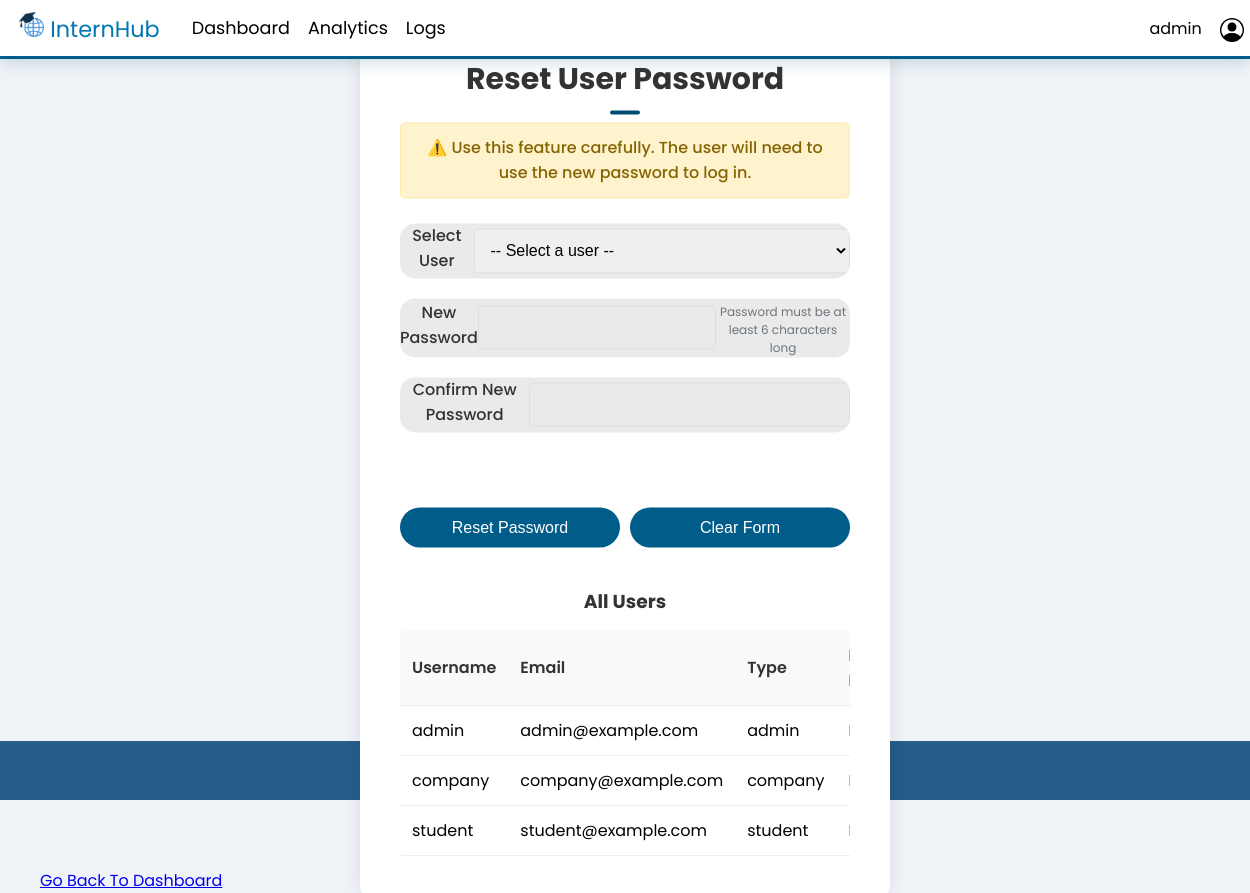
The app's page /pages/admin/reset_user_password.php (signed in) with its own data.
### tables this page shows
CREATE TABLE users (
    user_id INT AUTO_INCREMENT PRIMARY KEY,
    username VARCHAR(50) NOT NULL UNIQUE,
    email VARCHAR(100) NOT NULL UNIQUE,
    password_hash VARCHAR(255) NOT NULL,
    user_type_id INT NOT NULL,
    last_login TIMESTAMP NULL,
    created_at TIMESTAMP DEFAULT CURRENT_TIMESTAMP,
    updated_at TIMESTAMP DEFAULT CURRENT_TIMESTAMP ON UPDATE CURRENT_TIMESTAMP,
    FOREIGN KEY (user_type_id) REFERENCES user_types(type_id)
);

CREATE TABLE user_types (
    type_id INT AUTO_INCREMENT PRIMARY KEY,
    type_name VARCHAR(50) NOT NULL UNIQUE,
    type_description TEXT,
    created_at TIMESTAMP DEFAULT CURRENT_TIMESTAMP
);

### includes/config.php (called while the page is built, shortened)
<?php
function escape($data) {
    if (isset($data)) {
        return htmlspecialchars($data, ENT_QUOTES, 'UTF-8');
    } else {
        return '';
    }
}
?>

### pages/admin/reset_user_password.php (the view, shortened to what this page needs)
<?php
require_once '../../includes/config.php';
require_once '../../includes/header.php';
?>
<div class="admin-container">
    <?php require_once '../../includes/admin_back_to_dash.php'; ?>
    <div class="admin-content">
        <div class="form-box">
            <h1>Reset User Password</h1>
            <p class="warning-text">⚠️ Use this feature carefully. The user will need to use the new password to log in.</p>
            <form method="POST" action="" id="adminResetForm">
                <div class="input-group">
                    <div class="input-field">
                        <label for="target_user_id">Select User</label>
                        <select id="target_user_id" name="target_user_id" required>
                            <option value="">-- Select a user --</option>
                        </select>
                    </div>
                    <div class="input-field">
                        <label for="new_password">New Password</label>
                        <input type="password" id="new_password" name="new_password" required minlength="6">
                        <small>Password must be at least 6 characters long</small>
                    </div>
                    <div class="input-field">
                        <label for="confirm_password">Confirm New Password</label>
                        <input type="password" id="confirm_password" name="confirm_password" required minlength="6">
                    </div>
                </div>
                <div class="btn-field">
                    <button type="submit" name="admin_reset_password" class="btn-primary"
                            onclick="return confirm('Are you sure you want to reset this user\'s password?')">
                        Reset Password
                    </button>
                    <button type="button" class="btn-secondary" onclick="clearForm()">Clear Form</button>
                </div>
            </form>
            <div class="user-list">
                <h3>All Users</h3>
                <div class="users-table">
                    <table>
                        <thead>
                            <tr>
                                <th>Username</th>
                                <th>Email</th>
                                <th>Type</th>
                                <th>Last Login</th>
                            </tr>
                        </thead>
                        <tbody>
                            <?php
                            $users_with_login_sql = "SELECT u.username, u.email, ut.type_name, u.last_login
                                                   FROM users u
                                                   JOIN user_types ut ON u.user_type_id = ut.type_id
                                                   ORDER BY u.username";
                            $users_with_login_stmt = $db->prepare($users_with_login_sql);
                            $users_with_login_stmt->execute();
                            $users_with_login = $users_with_login_stmt->fetchAll();
                            foreach ($users_with_login as $user):
                            ?>
                                <tr>
                                    <td><?php echo escape($user['username']); ?></td>
                                    <td><?php echo escape($user['email']); ?></td>
                                    <td><?php echo escape($user['type_name']); ?></td>
                                    <td><?php echo $user['last_login'] ? date('Y-m-d H:i', strtotime($user['last_login'])) : 'Never'; ?></td>
                                </tr>
                            <?php endforeach; ?>
                        </tbody>
                    </table>
                </div>
            </div>
        </div>
    </div>
</div>
<?php
require_once '../../includes/footer.php';
?>

### assets/css/style.css (style rules this page uses)
body { font-family: 'Poppins', sans-serif; margin: 0; padding: 0; background-color: #f0f4f8; min-height: 100vh; display: flex; flex-direction: column; }
.form-box { width: 90%; max-width: 450px; position: absolute; top: 50%; left: 50%; transform: translate(-50%, -50%); background: #fff; padding: 20px 50px 40px; text-align: center; border-radius: 45px; box-shadow: 12px 12px 12px rgba(0, 0, 0, 0.1); }
.form-box h1 { font-size: 30px; margin-bottom: 60px; color: rgb(0, 92, 137); position: relative; }
.form-box h1::after { content: ''; width: 30px; height: 4px; border-radius: 5px; background: rgb(0, 78, 116); position: absolute; bottom: -12px; left: 50%; transform: translate(-50%); }
.input-field { background: #eaeaea; margin: 15px 0; border-radius: 15px; display: flex; align-items: center; max-height: 65px; transition: max-height 0.5s; overflow: hidden; }
input { width: 100%; background: transparent; border: 0; outline: 0; padding: 18px 15px; }
.btn-field { width: 100%; display: flex; justify-content: space-between; }
.btn-field button, .btn-field-center button { flex-basis: 48%; background: rgb(0, 92, 137); color: #fff; height: 40px; border-radius: 20px; border: 0; outline: 0; cursor: pointer; transition: background 1s; }
.input-group { height: fit-content; padding-bottom: 30px; }
.btn-primary { color: #fff; background-color: rgb(0, 92, 137); border-color: rgb(0, 92, 137); }

### pages/admin/reset_user_password.php (style rules this page uses)
.admin-container { padding: 20px; max-width: 1200px; margin: 0 auto; }
.admin-content { margin-top: 20px; }
.form-box { background: white; padding: 40px; border-radius: 10px; box-shadow: 0 0 20px rgba(0,0,0,0.1); margin-bottom: 30px; }
.form-box h1 { margin-bottom: 20px; color: #333; }
.warning-text { background-color: #fff3cd; border: 1px solid #ffeaa7; color: #856404; padding: 12px; border-radius: 5px; margin-bottom: 25px; font-weight: 500; }
.input-group { margin-bottom: 25px; }
.input-field { margin-bottom: 20px; }
.input-field label { display: block; margin-bottom: 5px; font-weight: 500; color: #333; }
.input-field input, .input-field select { width: 100%; padding: 12px; border: 1px solid #ddd; border-radius: 5px; font-size: 16px; box-sizing: border-box; transition: border-color 0.3s; }
.input-field small { color: #6c757d; font-size: 12px; display: block; margin-top: 5px; }
.btn-field { margin-bottom: 20px; display: flex; gap: 10px; }
.btn-primary, .btn-secondary { flex: 1; padding: 12px; border: none; border-radius: 5px; font-size: 16px; cursor: pointer; transition: all 0.3s; }
.btn-primary { background: #dc3545; color: white; }
.btn-secondary { background: #6c757d; color: white; }
.user-list { margin-top: 40px; }
.user-list h3 { margin-bottom: 15px; color: #333; }
.users-table { overflow-x: auto; }
.users-table table { width: 100%; border-collapse: collapse; background: white; border-radius: 5px; overflow: hidden; box-shadow: 0 2px 5px rgba(0,0,0,0.1); }
.users-table th, .users-table td { padding: 12px; text-align: left; border-bottom: 1px solid #eee; }
.users-table th { background-color: #f8f9fa; font-weight: 600; color: #333; }

### records on screen
users: username "admin", email "admin@example.com", user_type.type_name "admin"
users: username "company", email "company@example.com", user_type.type_name "company"
users: username "student", email "student@example.com", user_type.type_name "student"

### other values on screen
$_SESSION['username'] "admin"
